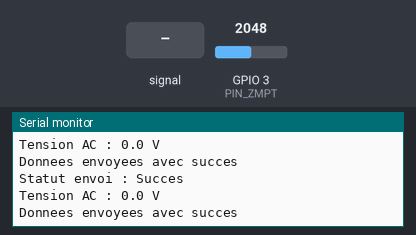
The sketch below on a simulated ESP32. On the bench: the last lines printed to the serial monitor. Inputs (shaded band) come from the test bench; at power-on: GPIO 3 (PIN_ZMPT) = 2048 (analog values on the 0–4095 scale).

Above: at 1.2 s.
1.3 s: GPIO 3 (PIN_ZMPT) fed a 200 Hz sine of ±327 counts around its level
2.8 s: GPIO 3 (PIN_ZMPT) set to 2866
At 2.85 s:
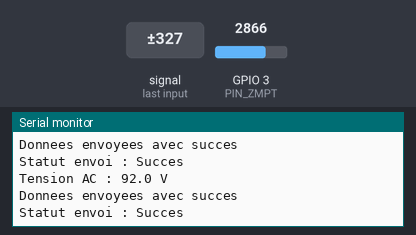
4.3 s: GPIO 3 (PIN_ZMPT) set to 3603
At 11.18 s:
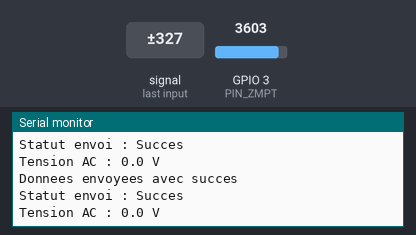
Timing chart, 0 to 11.8 s (numbered marks = the images above; inputs shaded):
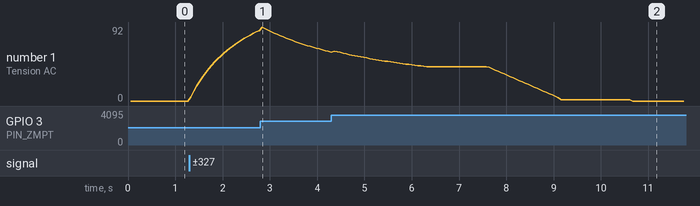

The sketch:

espnow_zmpt101b.ino
```cpp
#include <esp_now.h>
#include <WiFi.h>

// ============================================================
//  Capteur de tension AC ZMPT101B -> ESP32 -> ESP-NOW
//  Version corrigee :
//   - echantillonnage sur un nombre ENTIER de periodes 50 Hz
//   - calcul RMS vrai (plus de detection de crete aleatoire)
//   - offset (vzero) mesure a chaque cycle, pas de constante magique
//   - moyenne glissante conservee pour lisser la mesure
//   - ADC1 uniquement (compatible Wi-Fi actif)
// ============================================================

// ---------- Configuration materielle ----------
// IMPORTANT : utiliser une broche ADC1 (GPIO 32..39).
// Les broches ADC2 renvoient 0 quand le Wi-Fi est actif !
// Exemple : GPIO 34. Adaptez selon votre carte.
#define PIN_ZMPT   3
#define ADC_ATTN   ADC_11db          // pleine echelle ~3.3 V

// ---------- Calibration ----------
// COEF_CAL convertit le RMS "en pas d'ADC" en volts reels.
// Etalonnage : mesurer la tension secteur avec un multimetre,
// puis COEF_CAL = V_secteur / vrms_adc correspondant.
// Point de depart typique pour ZMPT101b branche au secteur :
#define COEF_CAL  0.705 // 0.905

// ---------- Echantillonnage ----------
// 50 Hz -> periode 20 ms. On echantillonne 2 periodes = 40 ms.
#define N_SAMPLES     200
#define SAMPLE_US     200            // 200 x 200 us = 40 ms

// ---------- Moyenne glissante ----------
#define N_LISSE       100            // fenetre de lissage (env. 17 min a 10 s)

// ---------- ESP-NOW ----------
uint8_t broadcastAddress[] = {0xe0, 0x72, 0xa1, 0x72, 0x34, 0xec};

#pragma pack(push, 1)
typedef struct struct_message {
  uint8_t  device_id;
  int32_t  tensionAC;   // tension RMS en mV
  int32_t  courantAC;   // courant en mA
  uint8_t  checksum;
} struct_message;
#pragma pack(pop)

struct_message myData;
esp_now_peer_info_t peerInfo;

uint8_t calculateChecksum(struct_message *data) {
  return (uint8_t)((data->device_id ^ data->tensionAC ^ data->courantAC) & 0xFF);
}

void OnDataSent(const uint8_t *mac_addr, esp_now_send_status_t status) {
  Serial.print("\r\nStatut envoi : ");
  Serial.println(status == ESP_NOW_SEND_SUCCESS ? "Succes" : "Echec");
}

// ============================================================
//  Mesure : RMS vrai sur 2 periodes completes
// ============================================================
float mesurerTensionRMS() {
  static int samples[N_SAMPLES];

  // --- Acquisition : pas temporel regulier, 40 ms au total ---
  noInterrupts();                     // eviter la derive du timing pendant la capture
  for (int i = 0; i < N_SAMPLES; i++) {
    samples[i] = analogRead(PIN_ZMPT);
    delayMicroseconds(SAMPLE_US);
  }
  interrupts();

  // --- Offset reel (composante continue) ---
  long somme = 0;
  for (int i = 0; i < N_SAMPLES; i++) somme += samples[i];
  float vzero = (float)somme / N_SAMPLES;

  // --- RMS vrai : sqrt(moyenne des (v - vzero)^2) ---
  float sumSq = 0;
  for (int i = 0; i < N_SAMPLES; i++) {
    float v = samples[i] - vzero;
    sumSq += v * v;
  }
  float vrms_adc = sqrtf(sumSq / N_SAMPLES);

  return vrms_adc * COEF_CAL;         // volts RMS
}

// ============================================================
//  Lissage : moyenne glissante identique a l'original
// ============================================================
float lisser(float nouvelleValeur) {
  static float fenetre[N_LISSE];
  static int   index = 0;
  static long  count = 0;

  fenetre[index] = nouvelleValeur;
  index = (index + 1) % N_LISSE;
  if (count < N_LISSE) count++;

  float somme = 0;
  for (int i = 0; i < count; i++) somme += fenetre[i];
  return somme / count;
}

void setup() {
  Serial.begin(115200);

  // --- ADC ---
  analogSetAttenuation(ADC_ATTN);
  analogReadResolution(12);
  // analogSetPinAttenuation(PIN_ZMPT, ADC_ATTN);  // si attenuation par broche souhaitee

  // --- Wi-Fi + ESP-NOW ---
  WiFi.mode(WIFI_STA);

  if (esp_now_init() != ESP_OK) {
    Serial.println("Erreur initialisation ESP-NOW");
    return;
  }
  esp_now_register_send_cb(esp_now_send_cb_t(OnDataSent));

  memcpy(peerInfo.peer_addr, broadcastAddress, 6);
  peerInfo.channel = 0;
  peerInfo.encrypt = false;
  if (esp_now_add_peer(&peerInfo) != ESP_OK) {
    Serial.println("Echec ajout du pair");
    return;
  }

  myData.device_id = 2;   // ID du capteur de tension AC
}

void loop() {
  // 1) Mesure RMS
  float tensionAC = mesurerTensionRMS();

  // 2) Lissage
  float tensionLissee = lisser(tensionAC);
  Serial.print("Tension AC : ");
  Serial.print(tensionLissee, 1);
  Serial.println(" V");

  // 3) Envoi ESP-NOW (mV)
  myData.tensionAC  = static_cast<int32_t>(tensionLissee * 1000.0f);
  myData.courantAC  = 0;
  myData.checksum   = calculateChecksum(&myData);

  esp_err_t result = esp_now_send(broadcastAddress, (uint8_t *)&myData, sizeof(myData));
  if (result == ESP_OK) {
    Serial.println("Donnees envoyees avec succes");
  } else {
    Serial.println("Echec envoi");
  }

 // delay(10000);   // periode d'envoi
}
```

Measured:
- after the input at 2.8 s, the serial monitor: prints a new line at once (image 1)
- plotted number 1: 0 → 87.5 after the input at 1.3 s, 87.5 → 60.9 after the input at 2.8 s
